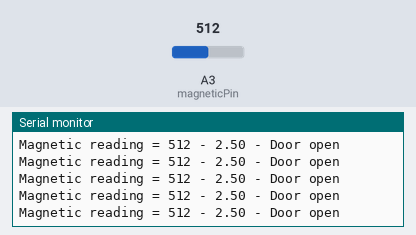
Bench run of a sketch on a simulated Arduino Uno, built with avr-gcc and run on an emulated ATmega328P. Shown: the last lines printed to the serial monitor. The inputs (shaded band) are chosen by the test bench; at power-on: A3 (magneticPin) = 512.

Above: at 1.2 s.
1.3 s: A3 (magneticPin) set to 491
At 1.32 s:
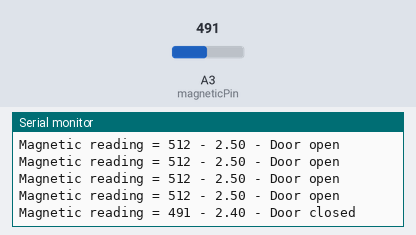
6.2 s: A3 (magneticPin) set to 1007
At 6.26 s:
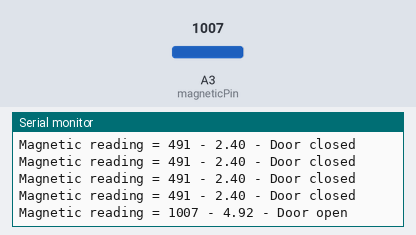
9.2 s: A3 (magneticPin) set to 984
At 9.29 s:
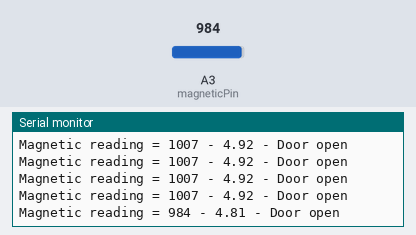
Timing chart, 0 to 11.7 s (numbered marks = the images above; inputs shaded):
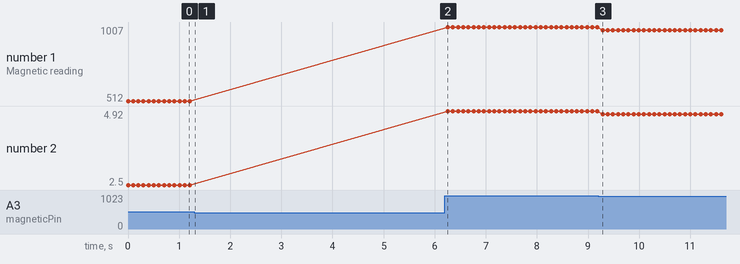

Measured:
- the behaviour switches between 500 and 499 on A3 (magneticPin) (found by bisection; images 0 and 1)
- after the input at 1.3 s, the serial monitor: prints a new line at once (image 1)
- after the input at 6.2 s, the serial monitor: prints a new line after 0.06 s (image 2)
- after the input at 9.2 s, the serial monitor: prints a new line after 0.09 s (image 3)
- plotted number 1: 512 → 1007 after the input at 6.2 s, 1007 → 984 after the input at 9.2 s
- plotted number 2: 2.5 → 4.92 after the input at 6.2 s, 4.92 → 4.81 after the input at 9.2 s

The sketch:

magnetic_test.ino
```cpp
/*
 * Magnetic Sensor Test, based off of photocell test
 */

int magneticPin = 3;     // the cell and 10K pulldown are connected to a0
int magneticReading;     // the analog reading from the analog resistor divider

void setup(void) {
  // We'll send debugging information via the Serial monitor
  Serial.begin(9600);
}

void loop(void) {
  magneticReading = analogRead(magneticPin);

  Serial.print("Magnetic reading = ");
  float voltage = magneticReading * (5.0 / 1023.0);
  Serial.print(magneticReading);
  Serial.print(" - ");
  Serial.print(voltage);

  // We'll have a few threshholds, qualitatively determined
  if (magneticReading < 500) {
    Serial.println(" - Door closed");
  } else {
    Serial.println(" - Door open");
  }
  delay(100);
}
```
